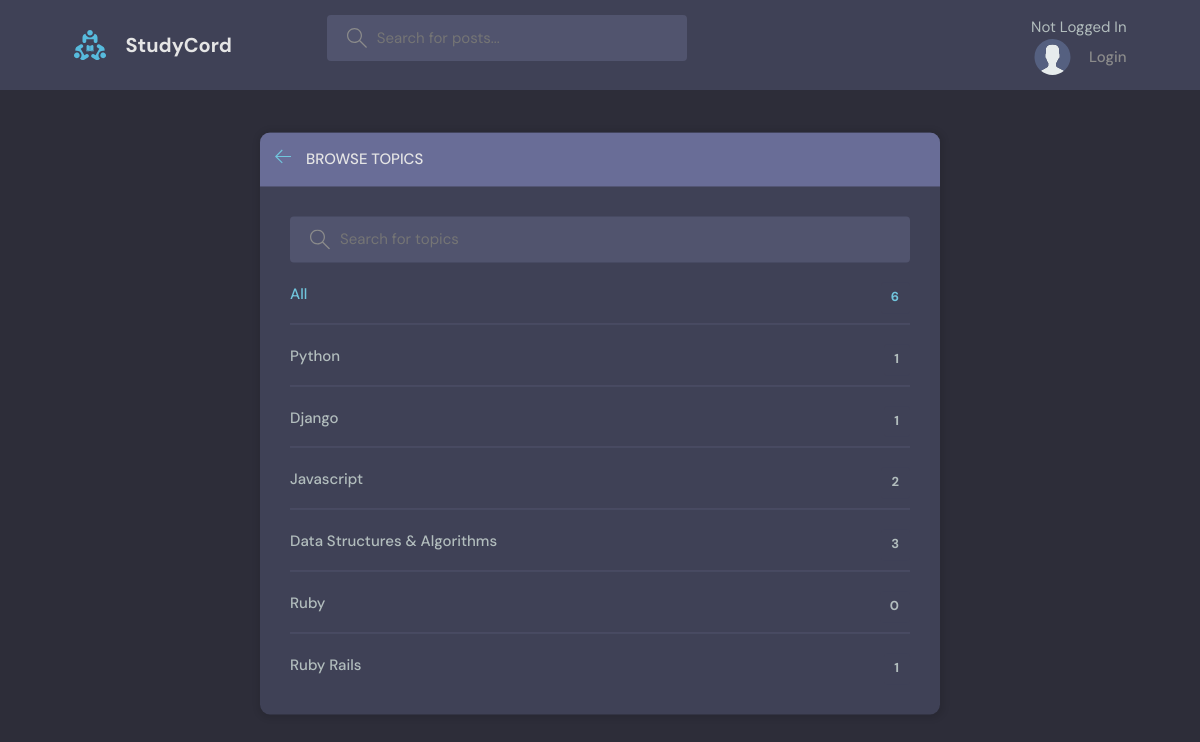
The page /topics/ on the database as committed earlier.
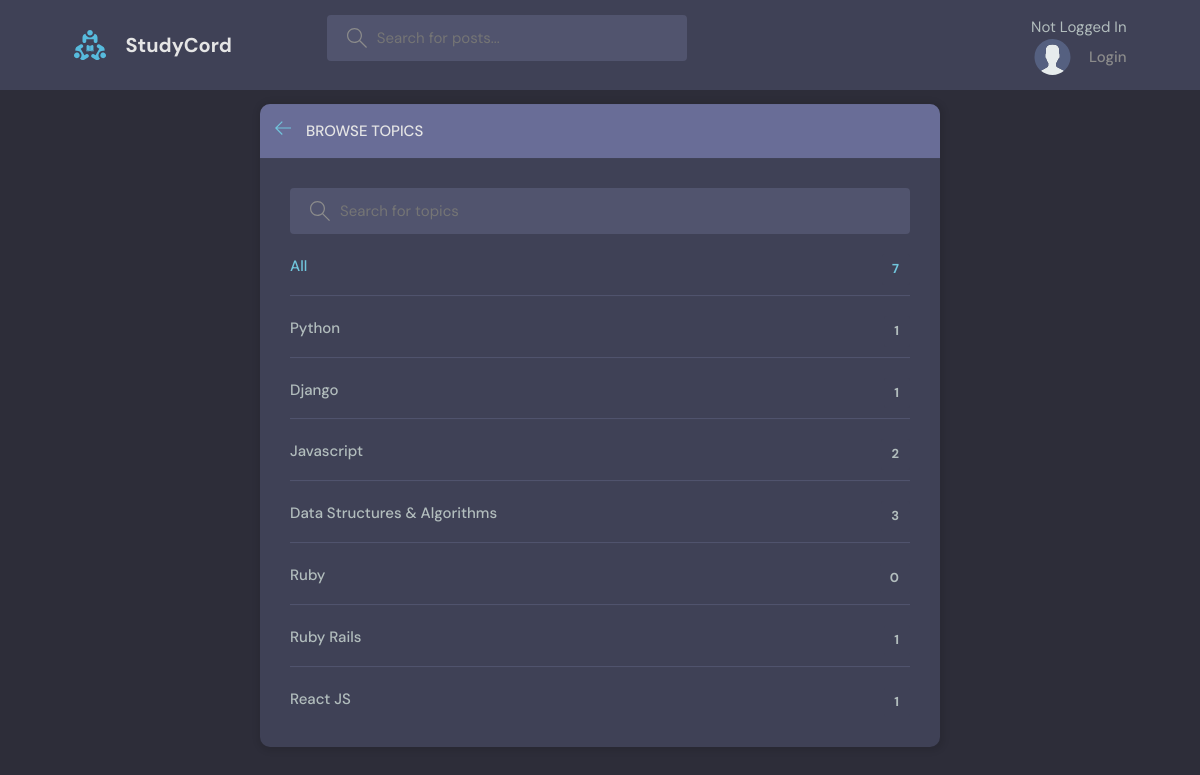
The same page on the database as committed later.
### core/models.py (models this page shows, shortened)
class Topic(models.Model):
    name = models.CharField(max_length=200)

### core/views.py (the view)
# urls.py: path('topics/', views.topics_page, name='topics'),
def topics_page(request):
    q = request.GET.get('q') if request.GET.get('q') != None else ''
    topics = Topic.objects.filter(name__icontains=q)
    return render(request, 'core/topics.html', {'topics': topics})

### core/templates/core/topics.html (shortened to what this page needs)
{% extends 'base.html' %}
{% block content %}
    <main class="create-room layout">
      <div class="container">
        <div class="layout__box">
          <div class="layout__boxHeader">
            <div class="layout__boxTitle">
              <a href="{% url 'core:home' %}">
                <svg version="1.1" xmlns="http://www.w3.org/2000/svg" width="32" height="32" viewBox="0 0 32 32">
                  <title>arrow-left</title>
                  <path
                    d="M13.723 2.286l-13.723 13.714 13.719 13.714 1.616-1.611-10.96-10.96h27.625v-2.286h-27.625l10.965-10.965-1.616-1.607z"
                  ></path>
                </svg>
              </a>
              <h3>Browse Topics</h3>
            </div>
          </div>
          <div class="topics-page layout__body">
            <form class="header__search">
              <label>
                <input name="q" method="GET" placeholder="Search for topics" />
              </label>
            </form>
            <ul class="topics__list">
              <li>
                <a href="{% url 'core:topics' %}" class="active">All <span>{{topics.count}}</span></a>
              </li>
              {% for topic in topics %}
              <li>
                <a href="{% url 'core:home' %}?q={{topic.name}}">{{topic.name}} <span>{{topic.room_set.all.count}}</span></a>
              </li>
              {% endfor %}
            </ul>
          </div>
        </div>
      </div>
    </main>
{% endblock content %}

Rows that differ between the two databases and show on the page:
added Topic: name "React JS", room_set.all.count "1"
Other text that changed with them:
{{ topics.count }}: "6" → "7"
